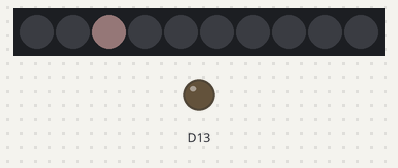
The sketch below on a simulated Adafruit Circuit Playground Express. Shown: 10 RGB LEDs in strip order, left to right, output pins drawn as LEDs (lit = HIGH). Dim RGB values are drawn brighter than linear; random numbers use the default seed unless the sketch sets one.

Above: at 1.62 s.
At 16.28 s:
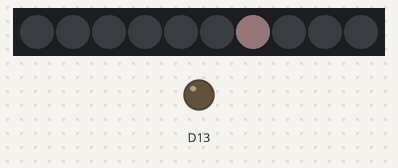
At 23.96 s:
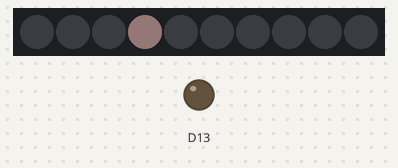
At 25.8 s:
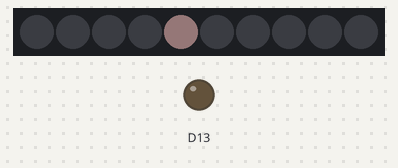
At 29.02 s:
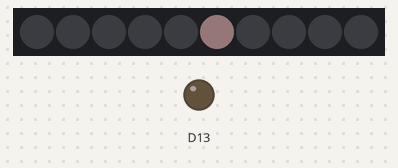

The sketch:

2Test.ino
```cpp
#include <Adafruit_CircuitPlayground.h>
#define MyBrightness 128

#define numLED 10
#define IDLED (numLED - 1)
uint32_t PastMillis;

void setup() {
  CircuitPlayground.begin();
  PastMillis = millis();
}

void loop() {
    Fire(70, 200);
}

void Fire(byte Cooling, byte Sparking) {
  if (millis() - PastMillis > 40) {
    static byte heat[numLED];
    int cooldown;

    // Step 1.  Cool down every cell a little
    for (byte i = 0; i < numLED; i++) {
      cooldown = random(((Cooling * 10) / numLED) + 2);

      if (cooldown > heat[i]) {
        heat[i] = 0;
      } else {
        heat[i] -= cooldown;
      }
    }

    // Step 2.  Heat from each cell drifts 'up' and diffuses a little
    for (byte k = numLED - 1; k >= 2; k--) {
      heat[k] = (heat[k - 1] + heat[k - 2] + heat[k - 2]) / 3;
    }

    // Step 3.  Randomly ignite new 'sparks' near the bottom
    if (random(255) < Sparking ) {
      byte y = random(7);
      heat[y] += random(160, 255);
    }

    // Step 4.  Convert heat to LED colors
    for (byte j = 0; j < numLED; j++) setPixelHeatColor(j, heat[j]);

    CircuitPlayground.strip.show();
  }
}

void setPixelHeatColor (byte Pixel, byte temperature) {
  // Scale 'heat' down from 0-255 to 0-191
  byte t192 = (temperature / 255) * 127;

  // calculate ramp up from
  byte heatramp = t192 & 0x32; // 0..50
  heatramp <<= 2; // scale up to 0..200

  // figure out which third of the spectrum we're in:
  if ( t192 > MyBrightness / 3) {                    // hottest
    CircuitPlayground.strip.setPixelColor(Pixel, 255, 200, heatramp);
  } else if ( t192 > MyBrightness*2 / 3) {            // middle
    CircuitPlayground.strip.setPixelColor(Pixel, 200, heatramp, 0);
  } else {                               // coolest
    CircuitPlayground.strip.setPixelColor(Pixel, heatramp, 0, 0);
  }
}
```
